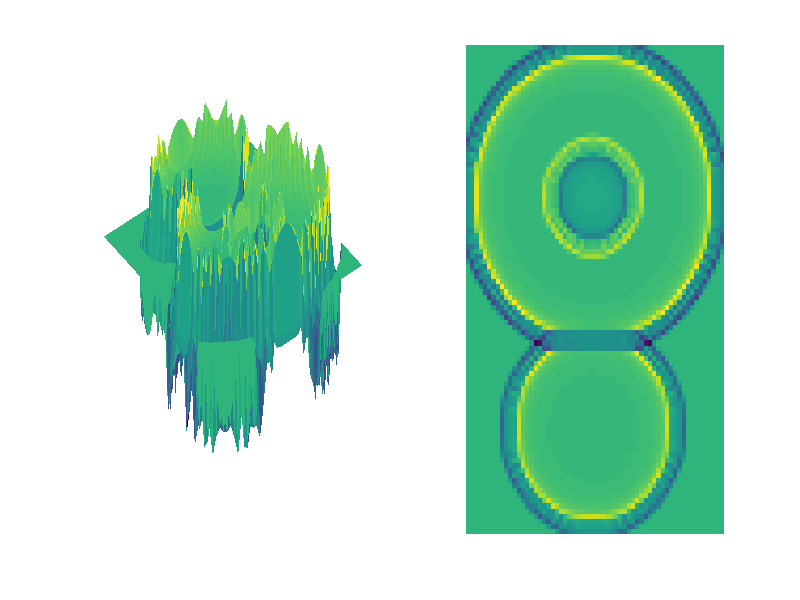

The MATLAB script that drew this image:
% a convex ball with radius 3 and a concanvo ball with radius 2
close all;clear;clc;
%% generate the point cloud
R1=3;R2=2; % the ridus of two balls overlapping
h1=2*sqrt(2);
h2=sqrt(3);
t1=3+h1;
t2=3+h1+h2;
a=0;b=t2+2;c=0;d=6;
l1=abs(b-a);l2=abs(d-c);
n=10; % partition number
% Equidistant partition
x=linspace(c,d,l2*n+1);
y=linspace(a,b,l1*n+1);
[X,Y]=meshgrid(x,y);
[M,N]=size(X);
Z=zeros(M,N);
for i=1:M  % y label
    for j=1:N
        t=(X(i,j)-3)^2+(Y(i,j)-3)^2;
        if Y(i,j)<t1
            if t<1
                Z(i,j)=sqrt(1-t)-h1;
            else
                Z(i,j)=-sqrt(9-t);
            end
        else
            Z(i,j)=(-1)*sqrt(4-(X(i,j)-3)^2-(Y(i,j)-t2)^2);
        end
    end
end
Z=real(Z);

% ball_01=[X,Y,Z];
%% the second-order estimation
% delt_r=1/n;
% s=delt_r*delt_r;
s=l1*l2/((M-1)*(N-1));
V=zeros(M,N);
for i=1:M-1
    for j=1:N-1
        f1=Z(i,j);
        f2=Z(i+1,j);
        f3=Z(i,j+1);
        f4=Z(i+1,j+1);
        average_h=(f1+f2+f3+f4)/4;
        V(i,j)=s*average_h;
    end
end
Volume=sum(sum(V));


%% the second-order volume estimation
% filter 6*6
H=[0 0 4 4 0 0;0 3 -7 -7 3 0;4 -7 3 3 -7 4;4 -7 3 3 -7 4;0 3 -7 -7 3 0;0 0 4 4 0 0];
% figure;mesh(H);
Hf=filter2(H,Z,'same');
SS=l1*l2;  % the projected area
Hf_full=filter2(H,Z,'full');
mf=3; % the size of the filter
[M_full,N_full]=size(Hf_full);
Hf_mf=Hf_full(mf:M_full-mf+1,mf:N_full-mf+1);

dividend=4*12*4;  %four direction, four points, 12 is the common dividend
V_Hf=sum(sum(Hf))*s/dividend;
% for the middle area
mD=ceil(6/2);
V_Hf_middle=sum(sum(Hf(mD:M-mD,mD:N-mD)))*s/dividend;
V_Hf_middle_scale=sum(sum(Hf(mD:M-mD,mD:N-mD)))*M*N*s/((M-2*mD)*(N-2*mD)*dividend);
% in fact, below is the true 2th-order estimation
averageH=sum(sum(Hf))/((M-1)*(N-1));
V_Hf_averageH=averageH*SS/dividend;

nf=6;
Hf_nf=Hf_full(nf:M_full-nf+1,nf:N_full-nf+1);
[M_nf,N_nf]=size(Hf_nf);
averageH_nf=sum(sum(Hf_nf))/(M_nf*N_nf);
V_nf=averageH_nf*SS/dividend;


[M_mf,N_mf]=size(Hf_mf);
averageH_mf=sum(sum(Hf_mf))/(M_mf*N_mf);
V_mf=averageH_mf*SS/dividend;

averageH_full=sum(sum(Hf_full))/(M_full*N_full);
V_full=averageH_full*SS/dividend;

V_all_average2=(V_mf+V_full)/2;

figure;subplot(1,2,1);surf(X,Y,Hf,'EdgeColor','none');
axis tight;axis off;
% axis([-1,1,-1,1]);
subplot(1,2,2);imagesc([-1;1],[-1;1],Hf);
axis tight;axis off;
save('XYHfplot_bathtub_001.mat','X','Y','Hf');



Hf1=reshape(Hf,[],1);
Q3=prctile(Hf1,75);
Q1=prctile(Hf1,25);
Q2=prctile(Hf1,50);
% IQR=Q3-Q1;
% Upper_adjacent=Q3+1.5*IQR;
% Lower_adjacent=Q1-1.5*IQR;
% Hf_a=Hf1(Hf1<Upper_adjacent);
% Hf_a=Hf_a(Hf_a>Lower_adjacent);
% Mean_without_outliers=sum(Hf_a)/(M*N);
% V_Hf_mean=Mean_without_outliers*SS/dividend;

V_Hf_Q2=Q2*SS/dividend;
V_all_average3=(V_Hf_Q2+V_mf+V_full)/3;

%% volume calculation and error estimation
True_V=13*pi/6;
V2=Volume-V_all_average3;
V_2021=Volume-V_Hf_middle;
V_2021_scale=Volume-V_Hf_middle_scale;
V_Hf_averageV=Volume-V_Hf_averageH;
V_nf2=Volume-V_nf;

error1=True_V+Volume;
error2=True_V+Volume-V_all_average3;




%% the second-order estimation
% % filter 6*6
% H=[0 0 4 4 0 0;0 3 -7 -7 3 0;4 -7 3 3 -7 4;4 -7 3 3 -7 4;0 3 -7 -7 3 0;0 0 4 4 0 0];
% % figure;mesh(H);
% Hf=filter2(H,Z,'same');
% SS=l1*l2;  % the projected area
% Hf_full=filter2(H,Z,'full');
% mf=3; % the size of the filter
% [M_full,N_full]=size(Hf_full);
% Hf_mf=Hf_full(mf:M_full-mf+1,mf:N_full-mf+1);
% 
% dividend=4*12*4;  %four direction, four points, 12 is the common dividend
% V_Hf=sum(sum(Hf))*s/dividend;
% % in fact, below is the true 2th-order estimation
% averageH=sum(sum(Hf))/(M*N);
% V_Hf_averageH=averageH*SS/dividend;
% V_Hf_averageV=Volume-V_Hf_averageH;
% nf=6;
% Hf_nf=Hf_full(nf:M_full-nf+1,nf:N_full-nf+1);
% [M_nf,N_nf]=size(Hf_nf);
% averageH_nf=sum(sum(Hf_nf))/(M_nf*N_nf);
% V_nf=averageH_nf*SS/dividend;
% 
% 
% [M_mf,N_mf]=size(Hf_mf);
% averageH_mf=sum(sum(Hf_mf))/(M_mf*N_mf);
% V_mf=averageH_mf*SS/dividend;
% 
% averageH_full=sum(sum(Hf_full))/(M_full*N_full);
% V_full=averageH_full*SS/dividend;
% 
% V_all_average2=(V_mf+V_full)/2;
% 
% figure;surf(Hf,'EdgeColor','none');
% colorbar;
% xlabel('X');ylabel('Y');zlabel('Z');
% 
% figure;surf(Hf_mf,'EdgeColor','none');
% colorbar;
% xlabel('X');ylabel('Y');zlabel('Z');
% title('Hf_mf with the full filter');
% 
% Hf1=reshape(Hf,[],1);
% Q3=prctile(Hf1,75);
% Q1=prctile(Hf1,25);
% Q2=prctile(Hf1,50);
% IQR=Q3-Q1;
% Upper_adjacent=Q3+1.5*IQR;
% Lower_adjacent=Q1-1.5*IQR;
% Hf_a=Hf1(Hf1<Upper_adjacent);
% Hf_a=Hf_a(Hf_a>Lower_adjacent);
% Mean_without_outliers=sum(Hf_a)/(M*N);
% V_Hf_mean=Mean_without_outliers*SS/dividend;
% 
% V_Hf_Q2=Q2*SS/dividend;
% V_all_average3=(V_Hf_Q2+V_mf+V_full)/3;
% 
% figure;surf(X,Y,Z+3,'EdgeColor','none');
% hold on
% imagesc([c;d],[a;b],Z+3);
% % axis([-1,1,-1,1]);
% xlabel('X');ylabel('Y');zlabel('Z');
% axis tight;axis off;
% % title('Hf_mf with the full filter');
% 
% figure;subplot(1,2,1);surf(X,Y,Hf,'EdgeColor','none');
% axis tight;axis off;
% % axis([-1,1,-1,1]);
% subplot(1,2,2);imagesc([c;d],[a;b],Hf);
% axis tight;axis off;
% 
% save('XYZplot_CC_gourd_001.mat','X','Y','Z');
% save('XYHfplot_CC_gourd_001.mat','X','Y','Hf');
% %% the 3D alpha volume estimation and errors calculation
% True_V=19*sqrt(2)*pi+3*sqrt(3)*pi/2-7*pi;
% V2=Volume-V_all_average3;
% error1=True_V+Volume;
% error2=True_V+Volume-V_all_average3;
% 
% X1=reshape(X,[],1);
% Y1=reshape(Y,[],1);
% Z1=reshape(Z,[],1);
% nnZ=size(Z1,1);
% Z2=zeros(nnZ,1);
% base_surface=[X1,Y1,Z2];
% comparison_surface=[X1,Y1,Z1];
% B_C_surface=[base_surface;comparison_surface];
% shp=alphaShape(B_C_surface);
% figure;plot(shp);
% alpha3D_V=volume(shp);
% error_alpha3D=abs(True_V-alpha3D_V);
% 
% % save('base_surface_ball_01.txt','base_surface','-ascii');
% % save('comparison_surface_ball_01.txt','comparison_surface','-ascii');
% 
% base_surface_100=base_surface.*100;
% comparison_surface_100=comparison_surface.*100;
% save('base_surface_CC_gourd_100_001.txt','base_surface_100','-ascii');
% save('comparison_surface_CC_gourd_100_001.txt','comparison_surface_100','-ascii');
% 
% comparison_cloud=pointCloud(comparison_surface);
% B_C_cloud=pointCloud(B_C_surface);
% pcwrite(comparison_cloud,'CC_gourd_comparison_cloud_001','PLYFormat','binary');
% pcwrite(B_C_cloud,'CC_gourd_B_C_cloud_001','PLYFormat','binary');






